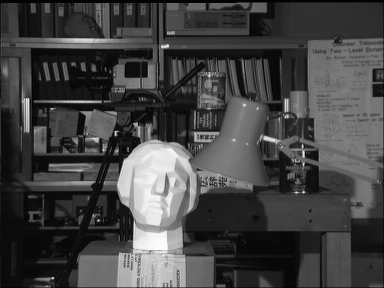
#> input picture machine_vision_3/tsukuba_l.png, 384 x 288 px, found by its file name
$ python homework_3.py   (older library calls are emulated)
#> lines starting #> are read from the running program, lines starting #| are printed output that depends on the picture
import cv2
import numpy as np
import time

def base_on_cv(img_l, img_r):
    min_disp = 0
    num_disp = 16 * 4
    stereo = cv2.StereoSGBM.create(
        minDisparity = min_disp,
        numDisparities = num_disp,
        blockSize = 5,
        P1 = 8 * 3 * 5 ** 2,
        P2 = 32 * 3 * 5 ** 2,
        disp12MaxDiff = 1,
        uniquenessRatio = 10,
        speckleWindowSize = 100,
        speckleRange = 32,
        mode=cv2.STEREO_SGBM_MODE_SGBM_3WAY)

    disparity = stereo.compute(img_l, img_r).astype(np.float32)

    disparity_normalized = cv2.normalize(disparity,None, alpha=0, beta=255,norm_type=cv2.NORM_MINMAX, dtype=cv2.CV_8UC1)

    return disparity_normalized

class MystereoSGBM: #重写stereoSGBM
    # [43 lines left out: functions __init__, compute, _compute_cost_volume, _aggregate_cost, not called in this run]


if __name__ == '__main__':
    img_left = cv2.imread("D:/pywork/machine_vision/machine_vision_3/tsukuba_l.png", cv2.IMREAD_GRAYSCALE)
#> img_left is the input picture: shape (288, 384); min 0, max 252, mean 67.6
    img_right = cv2.imread("D:/pywork/machine_vision/machine_vision_3/tsukuba_r.png", cv2.IMREAD_GRAYSCALE)
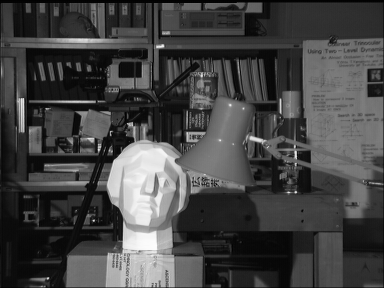
#> input picture machine_vision_3/tsukuba_r.png, 384 x 288 px, found by its file name
#> img_right is the input picture: shape (288, 384); min 0, max 253, mean 68
    time_start = time.time()

    img_result = base_on_cv(img_left, img_right)
#> in base_on_cv, `disparity = stereo.compute(img_l, img_r).astype(np.float32)`:
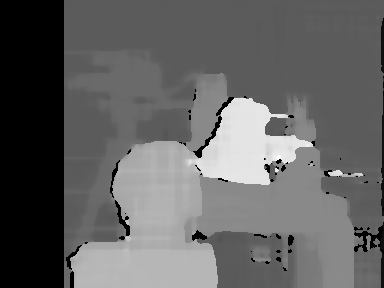
#> disparity: shape (288, 384) float32; min -16, max 252, mean 88.5; drawn with min black and max white
    # my_stereo = MystereoSGBM()
    # img_result = my_stereo.compute(img_left, img_right)

    time_end = time.time()

    cv2.imshow('Left Image', img_left)
    cv2.imshow('Right Image', img_right)
    cv2.imshow('Processed Image', img_result)

    print(f"time cost: {time_end - time_start}")
    cv2.waitKey(0)
